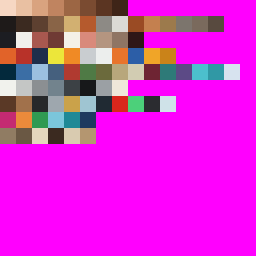

Here is the Python script that generated this plot:
"""
The shared character palette: one 256x256 texture of 16x16 px colour
swatches. Every character UV-maps each face onto the centre of one swatch,
so a whole cast shares one material and one texture.

    python characters/_shared/palette.py        # writes palette.png + palette.json

Swatches are addressed by name. Add new colours in empty cells; never move
an existing one, or every character's UVs move with it.
"""
import json
import os

HERE = os.path.dirname(os.path.abspath(__file__))
GRID, CELL = 16, 16
SIZE = GRID * CELL

# One row per family, left to right. Row/column is the swatch address.
ROWS = [
    # 0 skin, light to dark
    [("skin_1", "#f6d7c3"), ("skin_2", "#eac0a2"), ("skin_3", "#d9a37f"), ("skin_4", "#c08560"),
     ("skin_5", "#9c6644"), ("skin_6", "#7a4b30"), ("skin_7", "#5b3522"), ("skin_8", "#3f2518")],
    # 1 hair
    [("hair_black", "#1e1a19"), ("hair_dark_brown", "#3b2a20"), ("hair_brown", "#5e4030"),
     ("hair_light_brown", "#8a6446"), ("hair_blond", "#d2b071"), ("hair_ginger", "#b45a2c"),
     ("hair_grey", "#8d8a86"), ("hair_white", "#dcdad4"), ("hair_auburn", "#9a4b24"),
     ("hair_strawberry", "#c4804e"), ("hair_dark_blond", "#9c7a4c"), ("hair_salt_pepper", "#7b756e"),
     ("hair_fade", "#7a6a5e"), ("hair_fade_dark", "#594a40")],
    # 2 face details
    [("eye", "#1b1d22"), ("eye_white", "#f2f0ea"), ("lip", "#a8584e"), ("lip_dark", "#6e3a33"),
     ("teeth", "#f4f1e8"), ("blush", "#d98a7a"),
     ("stubble", "#b39580"), ("stubble_dark", "#8f7563"), ("mouth_inside", "#2e1716")],
    # 3 workwear: offshore coveralls, hi-vis and reflective tape
    [("coverall_orange", "#e2632a"), ("coverall_red", "#b8322a"), ("coverall_navy", "#1f2e4a"),
     ("hivis_yellow", "#ece53a"), ("hivis_orange", "#f08a24"), ("reflective", "#c9cdd0"),
     ("helmet_white", "#eceeee"), ("helmet_orange", "#e8742c"), ("helmet_blue", "#2c5ea8"),
     ("jacket_amber", "#f0a428"), ("jacket_amber_dark", "#c98318")],
    # 4 office and casual cloth
    [("navy", "#02293c"), ("blue", "#3a6ea5"), ("light_blue", "#9cc0e0"), ("denim", "#45607f"),
     ("red", "#b03a30"), ("green", "#4f7a46"), ("olive", "#6b6a3c"), ("khaki", "#b9a77c"),
     ("sand", "#d2ccb3"), ("burgundy", "#6e2433"), ("teal", "#2e7a78"), ("purple", "#5b4a86"),
     ("turquoise", "#4cc0cc"), ("turquoise_dark", "#2f98a4"), ("pale_blue", "#d7e3ee")],
    # 5 neutrals
    [("white", "#f1f1ee"), ("light_grey", "#c4c6c6"), ("grey", "#8b8f92"), ("slate", "#73838d"),
     ("charcoal", "#3c4145"), ("black", "#16181a"), ("undersuit", "#9aa0a4"),
     ("pearl", "#efe8da")],
    # 6 leather, rubber, metal, glass, plastic
    [("leather_brown", "#5a3a26"), ("leather_tan", "#a0714a"), ("rubber", "#26282a"),
     ("steel", "#9ea7ad"), ("gold", "#c9a24a"), ("glass", "#9fc4d2"), ("lens", "#202a33"),
     ("signal_red", "#d8261c"), ("screen_green", "#4cd17a"), ("plastic_black", "#2a2c2f"),
     ("glass_clear", "#cfe2e8")],
    # 7 logos and badges
    [("logo_magenta", "#c42a72"), ("logo_orange", "#ec8a3c"), ("logo_green", "#2e9a52"),
     ("logo_sky", "#7cc6dc"), ("logo_teal", "#1f8a96"), ("logo_navy", "#1f3a5f")],
    # 8 animals and soft toys
    [("sloth_fur", "#8f7c62"), ("sloth_fur_dark", "#6a5844"), ("sloth_face", "#e4d6bc"),
     ("sloth_mask", "#3a2a1f"), ("claw", "#d8cbb0"), ("sloth_tan", "#b49670")],
]

SWATCHES = {}
for r, row in enumerate(ROWS):
    for c, (name, hexcol) in enumerate(row):
        assert name not in SWATCHES, name
        SWATCHES[name] = (r, c, hexcol)


def uv(name):
    """UV of the centre of a swatch (V up, row 0 at the top of the image)."""
    r, c, _ = SWATCHES[name]
    return ((c + 0.5) / GRID, 1 - (r + 0.5) / GRID)


def hex_rgb(h):
    return tuple(int(h[i:i + 2], 16) for i in (1, 3, 5))


def write(path=os.path.join(HERE, "palette.png")):
    from PIL import Image, ImageDraw
    img = Image.new("RGB", (SIZE, SIZE), (255, 0, 255))  # magenta = unused cell
    d = ImageDraw.Draw(img)
    for name, (r, c, h) in SWATCHES.items():
        d.rectangle([c * CELL, r * CELL, c * CELL + CELL - 1, r * CELL + CELL - 1], fill=hex_rgb(h))
    img.save(path)
    with open(os.path.splitext(path)[0] + ".json", "w") as f:
        json.dump({n: {"row": r, "col": c, "hex": h} for n, (r, c, h) in SWATCHES.items()}, f, indent=1)
    return path


if __name__ == "__main__":
    print(write())
